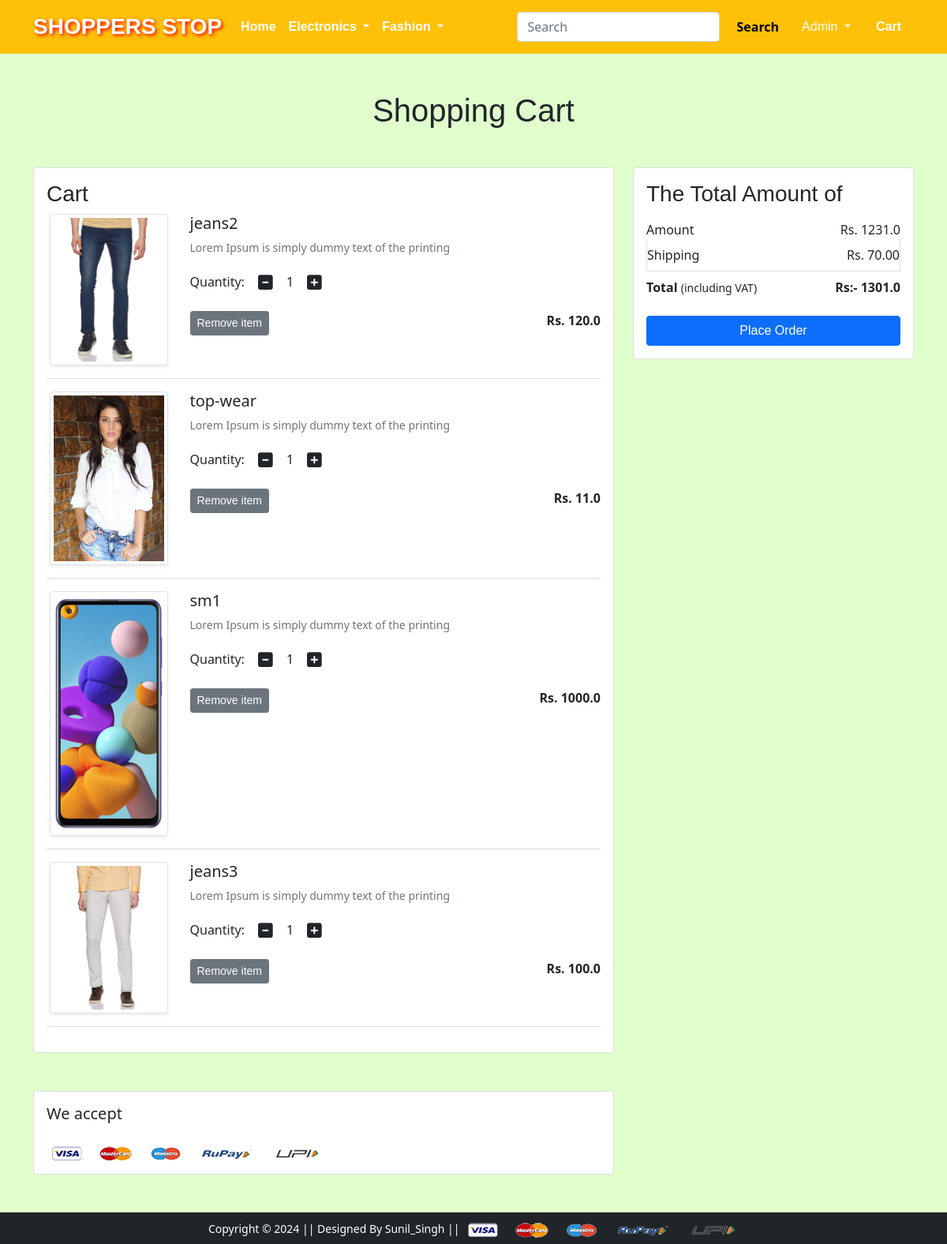
The app's page /cart/ (signed in) with its own data.
### app/models.py (models this page shows, shortened)
class Cart(models.Model):
    user = models.ForeignKey(User, on_delete=models.CASCADE)
    product = models.ForeignKey(Product, on_delete=models.CASCADE)
    quantity = models.PositiveIntegerField(default=1)

class Product(models.Model):
    title = models.CharField(max_length=100)
    selling_price = models.FloatField()
    discounted_price = models.FloatField()
    description = models.CharField(max_length=150)
    brand = models.CharField(max_length=100)
    category = models.CharField(choices=CATEGORY_CHOICES, max_length=2)
    product_image = models.ImageField(upload_to='productimg')

### app/views.py (the view)
# urls.py: path('cart/', views.showcart, name='showcart'),
@login_required
def showcart(request):
    if request.user.is_authenticated:
        user = request.user
        cart = Cart.objects.filter(user=user)
        amount = 0.0
        shipping_amount = 70.0
        total_amount = 0.0
        cart_product = [p for p in Cart.objects.all() if p.user == user]
        if cart_product:
            for p in cart_product:
                tempamount = (p.quantity * p.product.discounted_price)
                amount += tempamount
                total_amount = amount+shipping_amount
            return render(request, 'app/addtocart.html', {'carts': cart, 'total_amount': total_amount, 'amount': amount})
        else:
            return render(request, 'app/emptycard.html')

### app/templates/app/addtocart.html (shortened to what this page needs)
{% extends 'app/base.html' %} {% load static %}  {% block main-content %}
<div class="container my-5">
  <div class="row">
    <h1 class="text-center mb-5">Shopping Cart</h1>
    <div class="col-sm-8">
      <div class="card">
        <div class="card-body">
          <h3>Cart</h3>
          {% for cart in carts %}
          <div class="row">
            <div class="col-sm-3 text-center align-self-center">
              <img
                src="{{cart.product.product_image.url}}"
                alt=""
                srcset=""
                class="img-fluid img-thumbnail shadow-sm"
                height="150"
                width="150"
              />
            </div>
            <div class="col-sm-9">
              <div>
                <h5>{{cart.product.title}}</h5>
                <p class="mb-2 text-muted small">
                  {{cart.product.description}}
                </p>
                <div class="my-3">
                  <label for="quantity">Quantity:</label>
                  <a class="minus-cart btn" pid="{{cart.product.id}}"
                    ><i class="fas fa-minus-square fa-lg"></i
                  ></a>
                  <span id="quantity">{{cart.quantity}}</span>
                  <a class="plus-cart btn" pid="{{cart.product.id}}"
                    ><i class="fas fa-plus-square fa-lg"></i
                  ></a>
                </div>
                <div class="d-flex justify-content-between">
                  <a class="btn btn-sm btn-secondary mr-3 remove-cart" pid="{{cart.product.id}}"
                    >Remove item
                  </a>
                  <p class="mb-0">
                    <span
                      ><strong
                        >Rs. {{cart.product.discounted_price}}</strong
                      ></span
                    >
                  </p>
                </div>
              </div>
            </div>
          </div>
          <hr class="text-muted" />
          {% endfor %}
        </div>
      </div>
    </div>
    <div class="col-sm-4">
      <div class="card">
        <div class="card-body">
          <h3>The Total Amount of</h3>
          <ul class="list-group">
            <li
              class="list-group-item d-flex justify-content-between align-items-center border-0 px-0 pb-0"
            >
              Amount<span>Rs. <span id='amount'>{{amount}}</span></span>
            </li>
            <li
              class="list-group-item d-flex justify-content-between align-items-center px-0"
            >
              Shipping<span>Rs. 70.00</span>
            </li>
            <li
              class="list-group-item d-flex justify-content-between align-items-center border-0 px-0 mb-3"
            >
              <div><strong>Total</strong> <small>(including VAT)</small></div>
              <span><strong>Rs:-<strong id="totalamount"> {{total_amount}}</strong></strong></span>
            </li>
          </ul>
          <div class="d-grid">
            <a href="{% url 'checkout' %}" class="btn btn-primary"
              >Place Order</a
            >
          </div>
        </div>
      </div>
    </div>
  </div>
</div>
<div class="container">
  <div class="row">
    <div class="col-sm-8">
      <div class="card">
        <div class="card-body">
          <h5 class="mb-4">We accept</h5>
          <img
            src="{% static 'app/images/payment.png' %}"
            alt=""
            class="img-fluid"
          />
        </div>
      </div>
    </div>
  </div>
</div>
{% endblock main-content %}

### app/templates/app/base.html (shortened to what this page needs)
<!DOCTYPE html>
{% load static %}
<html lang="en">
  <head>
    <link
      href="https://cdn.jsdelivr.net/npm/bootstrap@5.0.0-beta1/dist/css/bootstrap.min.css"
      rel="stylesheet"
    />
    <link rel="stylesheet" href="{% static 'app/css/owl.carousel.min.css' %}" />
    <link rel="stylesheet" href="{% static 'app/css/all.min.css' %}" />
    <link rel="stylesheet" href="{% static 'app/css/style.css' %}" />
  </head>
  <body>
    <nav class="navbar navbar-expand-lg navbar-dark bg-warning text-white">
      <div class="container">
        <a
          class="navbar-brand fw-bold fs-3"
          href="/"
          style="text-shadow: 2px 2px 4px #ff0000"
          >SHOPPERS STOP</a
        >
        <div class="collapse navbar-collapse" id="navbarSupportedContent">
          <ul class="navbar-nav me-auto mb-2 mb-lg-0">
            <li class="nav-item">
              <a class="nav-link active nv" aria-current="page" href="/"
                >Home</a
              >
            </li>
            <li class="nav-item dropdown">
              <a
                class="nav-link dropdown-toggle text-white nv"
                href="#"
                id="electronicsDropdown"
                role="button"
                data-bs-toggle="dropdown"
                aria-expanded="false"
              >
                Electronics
              </a>
            </li>
            <li class="nav-item dropdown">
              <a
                class="nav-link dropdown-toggle text-white nv"
                href="#"
                id="fashionDropdown"
                role="button"
                data-bs-toggle="dropdown"
                aria-expanded="false"
              >
                Fashion
              </a>
            </li>
          </ul>
          <form class="d-flex">
            <input
              class="form-control me-2"
              type="search"
              placeholder="Search"
              aria-label="Search"
            />
            <button class="btn btn-warning nv" type="submit">Search</button>
          </form>
          <div>
            <ul class="navbar-nav me-auto mb-2 mb-lg-0 navul">
              {% if request.user.is_authenticated %}
              <li class="nav-item dropdown mx-2">
                <a
                  class="nav-link dropdown-toggle text-white"
                  href="#"
                  id="profileDropdown"
                  role="button"
                  data-bs-toggle="dropdown"
                  aria-expanded="false"
                >
                  <span class="text-capitalize">{{request.user}}</span>
                </a>
              </li>
              <li class="nav-item mx-2">
                <a href="{% url 'showcart' %}" class="nav-link text-white nv"
                  > Cart
                </a>
              </li>
              {% endif %}
            </ul>
          </div>
        </div>
      </div>
    </nav>
     {% block main-content %} {% endblock main-content %}
    <footer class="container-fluid bg-dark text-center p-2 mt-5">
      <small class="text-white"
        >Copyright &copy; 2024 || Designed By Sunil_Singh ||
      </small>
      <img
        src="{% static 'app/images/payment.png' %}"
        alt=""
        srcset=""
        class="img-fluid"
        height="2px"
      />
    </footer>
  </body>
</html>

### app/templates/app/base.html (style rules this page uses)
h1, h2, h3, h4, a { font-family: Arial, sans-serif; }
.nv { font-weight: 600; }
body { background: #e0ffcd; }

### records on screen
Cart: product.product_image (picture), product "jeans2", product.description "Lorem Ipsum is simply dummy text of the printing", quantity "1", product.discounted_price "120.0"
Cart: product.product_image (picture), product "top-wear", product.description "Lorem Ipsum is simply dummy text of the printing", quantity "1", product.discounted_price "11.0"
Cart: product.product_image (picture), product "sm1", product.description "Lorem Ipsum is simply dummy text of the printing", quantity "1", product.discounted_price "1000.0"
Cart: product.product_image (picture), product "jeans3", product.description "Lorem Ipsum is simply dummy text of the printing", quantity "1", product.discounted_price "100.0"

### other values on screen
{{ request.user }} "Admin"
{{ amount }} "1231.0"
{{ total_amount }} "1301.0"
